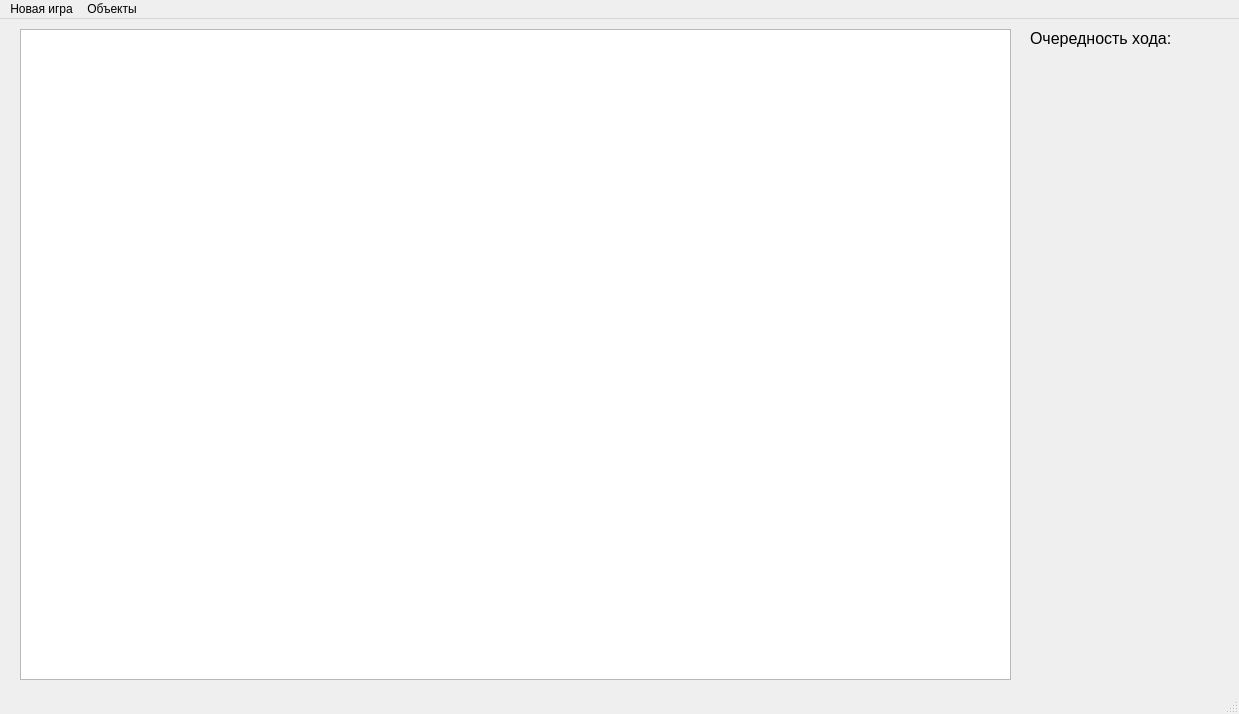
<?xml version="1.0" encoding="UTF-8"?>
<ui version="4.0">
 <class>GameWindow</class>
 <widget class="QMainWindow" name="GameWindow">
  <property name="geometry">
   <rect>
    <x>0</x>
    <y>0</y>
    <width>1239</width>
    <height>714</height>
   </rect>
  </property>
  <property name="windowTitle">
   <string>Лабораторная работа №3</string>
  </property>
  <widget class="QWidget" name="centralwidget">
   <widget class="FieldWidget" name="graphicsView">
    <property name="geometry">
     <rect>
      <x>20</x>
      <y>10</y>
      <width>991</width>
      <height>651</height>
     </rect>
    </property>
    <property name="styleSheet">
     <string notr="true">background:  url(:/pictures/background.jpg);</string>
    </property>
   </widget>
   <widget class="QLabel" name="currentPlayerLabel">
    <property name="geometry">
     <rect>
      <x>1030</x>
      <y>10</y>
      <width>201</width>
      <height>71</height>
     </rect>
    </property>
    <property name="font">
     <font>
      <pointsize>12</pointsize>
     </font>
    </property>
    <property name="text">
     <string>Очередность хода:</string>
    </property>
    <property name="alignment">
     <set>Qt::AlignLeading|Qt::AlignLeft|Qt::AlignTop</set>
    </property>
   </widget>
  </widget>
  <widget class="QMenuBar" name="menubar">
   <property name="geometry">
    <rect>
     <x>0</x>
     <y>0</y>
     <width>1239</width>
     <height>25</height>
    </rect>
   </property>
   <widget class="QMenu" name="menu">
    <property name="title">
     <string>Новая игра</string>
    </property>
    <addaction name="action"/>
   </widget>
   <widget class="QMenu" name="menu_2">
    <property name="title">
     <string>Объекты</string>
    </property>
    <addaction name="action_2"/>
    <addaction name="action_3"/>
   </widget>
   <widget class="QMenu" name="menu_3">
    <property name="title">
     <string/>
    </property>
    <addaction name="action_4"/>
   </widget>
   <addaction name="menu"/>
   <addaction name="menu_2"/>
   <addaction name="menu_3"/>
  </widget>
  <widget class="QStatusBar" name="statusbar"/>
  <action name="action">
   <property name="text">
    <string>Начать новую игру</string>
   </property>
   <property name="shortcut">
    <string>Ctrl+N</string>
   </property>
  </action>
  <action name="action_2">
   <property name="text">
    <string>Добавить новый юнит</string>
   </property>
   <property name="shortcut">
    <string>Ctrl+A</string>
   </property>
  </action>
  <action name="action_3">
   <property name="text">
    <string>Проверить состояние базы</string>
   </property>
   <property name="shortcut">
    <string>Ctrl+B</string>
   </property>
  </action>
  <action name="action_4">
   <property name="text">
    <string>Настройки</string>
   </property>
   <property name="shortcut">
    <string>Ctrl+S</string>
   </property>
  </action>
 </widget>
 <customwidgets>
  <customwidget>
   <class>FieldWidget</class>
   <extends>QGraphicsView</extends>
   <header location="global">fieldwidget.h</header>
  </customwidget>
 </customwidgets>
 <resources/>
 <connections/>
</ui>
